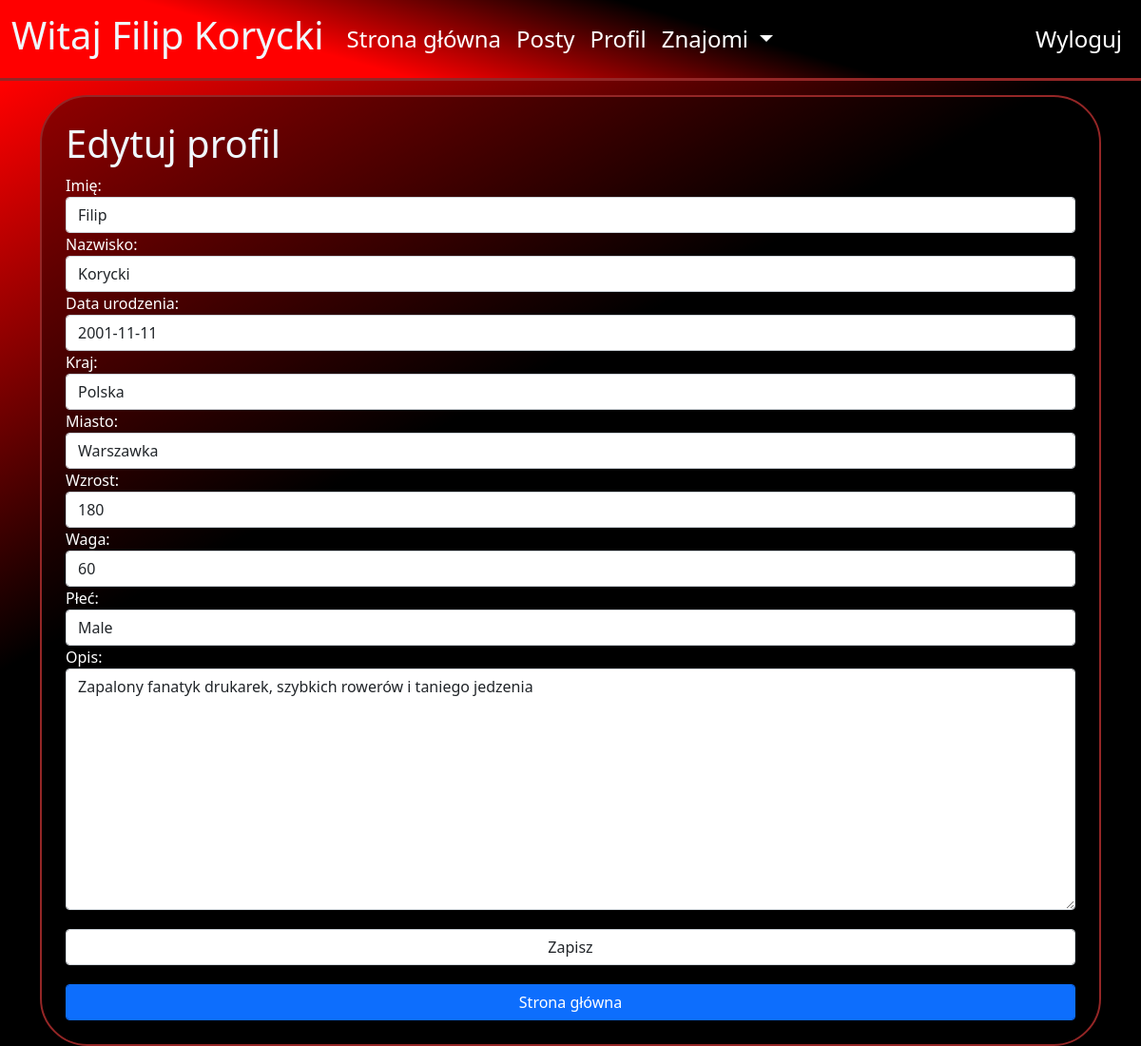
Page /profile/edit/5 (signed in) on the earlier database version.
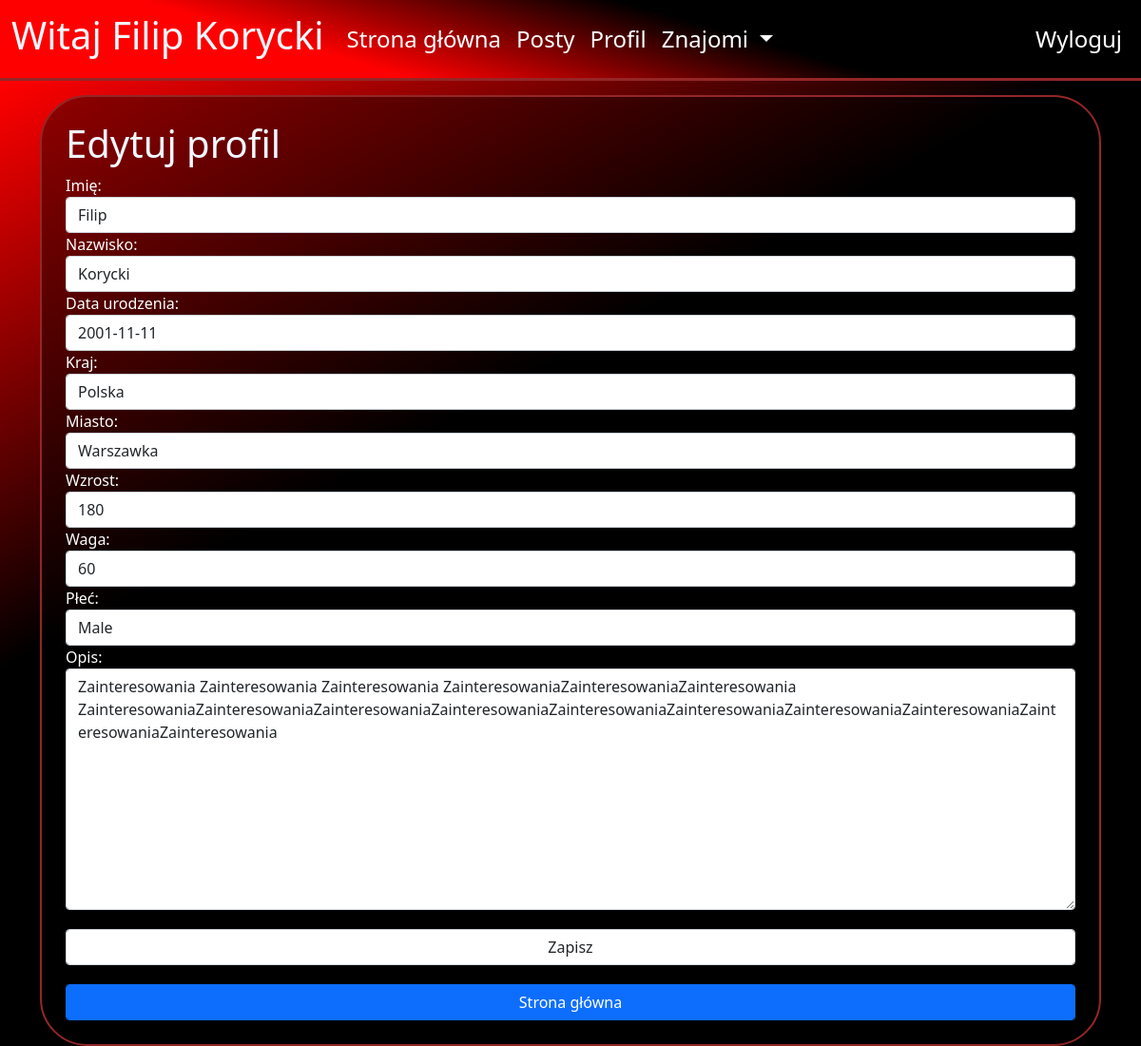
Same page on the later database version.
### blog/models.py (models this page shows, shortened)
class Profile(models.Model):
    user = models.OneToOneField(User, null=True, on_delete=models.CASCADE)
    birth_date = models.DateField(blank=True,null=True)
    description = models.TextField(blank=True,null=True)
    first_name = models.CharField(blank=True, null=True, max_length=40)
    last_name = models.CharField(blank=True, null=True, max_length=40)
    country = models.CharField(blank=True, null=True, max_length=40)
    city = models.CharField(blank=True, null=True, max_length=40)
    height = models.DecimalField(blank=True,null=True, decimal_places=0, max_digits=120)
    weight = models.DecimalField(blank=True,null=True, decimal_places=0, max_digits=120)
    gender = models.CharField(blank=True,null=True, max_length=222)
    friends = models.ManyToManyField('self', blank=True)
    images = models.ManyToManyField("ProfileImage", related_name='+',blank=True)
    chats = models.ManyToManyField("ChatBox", related_name='+',blank=True)
    posts = models.ManyToManyField("Post", related_name='+',blank=True)
    def get_name(self):
        if self.first_name and self.last_name:
            return str(str(self.first_name)+" "+str(self.last_name)) #+" ("+str(self.user.username)+")"
        elif self.first_name:
            return self.first_name
        else:
            return self.user.username

### blog/views.py (the view, shortened to what this page needs)
# urls.py: path("profile/edit/<int:pk>", views.EditProfileView.as_view(), name="edit_profile"),
class EditProfileView(LoginRequiredMixin,View):
    login_url = '/login/'
    def get(self, request, pk):
        profile = Profile.objects.all().get(id=pk)
        if not profile == request.user.profile:
            return redirect('auth_error')
        form = EditProfileForm(
            initial={
            'first_name': profile.first_name,
            'last_name': profile.last_name,
            'birth_date': profile.birth_date,
            'country': profile.country,
            'city': profile.city,
            'height': profile.height,
            'weight': profile.weight,
            'gender': profile.gender,
            'description': profile.description,
            })
        context = {
            "profile":profile,
            'form': form,
        }
        return render(request, 'blog/edit_profile.html',context)

### blog/forms.py
class EditProfileForm(forms.Form):
    first_name = forms.CharField(max_length=30, required=False, label="Imię")
    last_name = forms.CharField(max_length=30, required=False, label="Nazwisko")
    birth_date = forms.DateField(widget=forms.DateInput, label="Data urodzenia")
    country = forms.CharField(max_length=30, required=False, label="Kraj")
    city = forms.CharField(max_length=30, required=False, label="Miasto")
    height = forms.DecimalField(max_value=300,min_value=0, required=False, label="Wzrost")
    weight = forms.DecimalField(max_value=300,min_value=0, required=False, label="Waga")
    CHOICES = [("Mężczyzna","Male"),("Kobieta","Female")]
    gender = forms.ChoiceField(widget=forms.Select, choices=CHOICES, required=False, label="Płeć")
    description = forms.CharField(max_length=400,widget=forms.Textarea, required=False, label="Opis")
    def __init__(self, *args, **kwargs):
        super(EditProfileForm, self).__init__(*args, **kwargs)
        for visible in self.visible_fields():
            visible.field.widget.attrs['class'] = 'form-control'

### blog/templates/blog/edit_profile.html (shortened to what this page needs)
{% extends "blog/base.html"%}
{%block content%}
<div class="container background_v1" style="color:white;">
<h1>Edytuj profil</h1>
<form method="post" action="{%url 'edit_profile' profile.id%}">
    {{form}}
    <button class="form-control" type="submit"
    style="margin-top:20px;">Zapisz</button>
</form>
<a href="{%url 'mainpage'%}"
class="form-control btn btn-primary"
style="margin-top:20px;">
Strona główna</a>
</div>
{% endblock %}

Differences in the rows shown:
changed Profile "Filip": description "Zapalony fanatyk drukarek, szybkich rowerów i taniego jedzenia" → "Zainteresowania Zainteresowania Zainteresowania ZainteresowaniaZainteresowaniaZainteresowania ZainteresowaniaZainteresowaniaZainteresowaniaZainteresowaniaZainteresowaniaZainteresowaniaZainteresowaniaZainteresowaniaZainteresowaniaZainteresowania"
